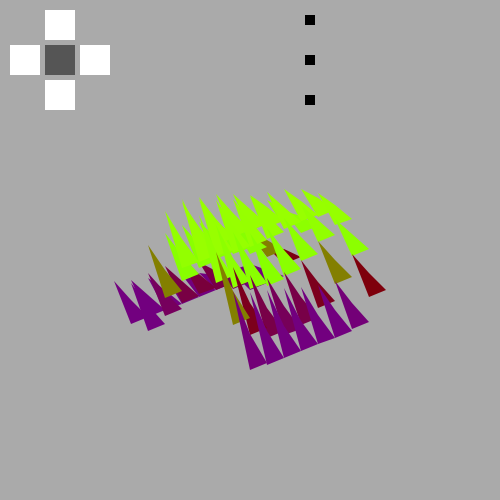
Frame 1 (no input)
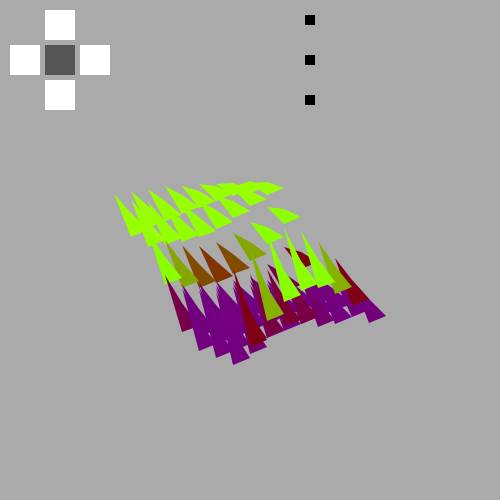
Frame 60 (the mouse pressed at the canvas centre just before this capture)
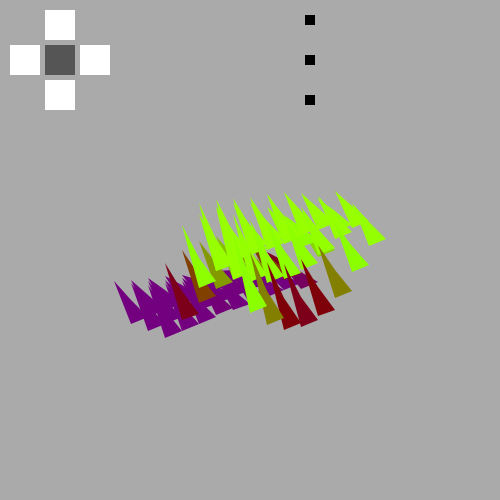
Frame 120 (the mouse held since frame 60 and released just before this capture)

The Processing sketch that drew these frames (run headless with seeded random() and noise(); from frame 60 on, the mouse is pressed at the canvas centre):

// Processing sketch: processing_44944
// ── processing_44944.pde


float a;

HScrollbar gridSizeSc, gridWaveSize, boxSizeSc;

Button top, left, center, right, bottom;
 

void setup()
{
  // menu
  size(500,500);
 
  colorMode(RGB, 6);
  
  stroke(8);
  
  frameRate(50);
  //Scrollbar
  //Number of blocks in grid
  gridSizeSc = new HScrollbar(120, 20, width-(120)-10, 10, 3*5+1);
  //Amplitude of wave
  gridWaveSize = new HScrollbar(120, 60, width-(120)-10, 10, 3*5+1);
  //Box height
  boxSizeSc =  new HScrollbar(120, 100, width-(120)-10, 10, 3*5+1);
  //Button for center of wave location
  top = new Button(45, 10, false);
  left = new Button(10, 45, false);
  center = new Button(45, 45, true);
  right = new Button(80, 45, false);
  bottom = new Button(45, 80, false);
}



void draw()
{
  //GRIDSIZE
  //determine number of boxes in grid by using gridSizeSc's ratio
  int gridSize = 1+(int) ((gridSizeSc.getRatio())*15); //number of blocks wide and deep
 
  //WAVESIZE
  //determines the size of the wave surrounding starting point
  float waveSize = (float) ((gridWaveSize.getRatio()*1.50));
 
  //BOXSIZE
  //determines max height of waves
  float boxSize = (float) ((boxSizeSc.getRatio()*5));
 
  //buttonStopper, only allows one button to be pressed at a time
  buttonStopper(top, left, center, right, bottom);
 
  /*
  a is decreased by 0.08. It represents the amount of radians the height of our boxes changes, and their speed.
   If we did nothing to a, then none of our shapes will move, so a is a key component in our formulas.
   */
  a -= 0.15;
  /* Screen is cleared and background is set to 6 (white). */
  background(4);
  /*
  These are our loops.
   We loop through gridSize rows for the x axis, and within each row, we loop through gridSize collumns for the z axis
   (x,z) is the ground, while y is verticle)
   */
  for (int x = 0; x < gridSize; x++) {
    for (int z = 0; z < gridSize; z++) {
      /*
    The y variable is set to determine the height of the box.
       We use formula radius * cos(angle) to determine this.
       Since cosine, when graphed, creates a wave, we can use this to have the boxes transition from small to big smoothly.
        
       The radius pretty much stands for our range. cosine alone will return values between -1 and 1, so we multiply this by
       24 to increase this value. The formula will return something in between -24 and 24.
        
       The angle is in radians. An entire loop (circle) is 2pi radians, or roughly 6.283185.
       Distance is used to create the circular effect. It makes the boxes of the same radius around the center similar.
       The distance ranges from 0 to gridSize, so 0.55 * distance will be between 0 and 3.85. This will make the highest and lowest
       box a little more than half a loop's difference. a is added on, (subtracted if you want to be technical, since a is negative), to
       provide some sort of change for each frame. If we don't include '+ a' in the algorithm, the boxes would be still.
       */
      //center button
      int y = int(24*boxSize * cos(waveSize * distance(x - (int)gridSize/2, z - (int)gridSize/2,8,0) + a));
      //top button
      if(top.clicked){
        y = int(24*boxSize * cos(waveSize * distance(x, z, 8, 0) + a));
      }
      //left button
      else if(left.clicked){
        y = int(24*boxSize * cos(waveSize * distance(x, z - gridSize, 0, 7) + a));
      }
      //right button
      else if(right.clicked){
        y = int(24*boxSize * cos(waveSize * distance(x - gridSize, z, 5, 0) + a));
      }
      //bottom button
      else if(bottom.clicked){
        y = int(24*boxSize * cos(waveSize * distance(x - gridSize, z - gridSize, 0, 5) + a));
      }
      //stops the top of the box falling through the bottom
      if(y<-30)
        y=-30;
      /*
    These are 2 coordinate variations for each quadrilateral.
       Since they can be found in 4 different quadrants (+ and - for x, and + and - for z),
       we'll only need 2 coordinates for each quadrilateral (but we'll need to pair them up differently
       for this to work fully).
        
       Multiplying the x and z variables by 17 will space them 17 pixels apart.
       The 8.5 will determine half the width of the box ()
       8.5 is used because it is half of 17. Since 8.5 is added one way, and 8.5 is subtracted the other way, the total
       width of each box is 17. This will eliminate any sort of spacing in between each box.
        
       If you enable noStroke(), then the whole thing will appear as one 3d shape. Try it.
       */
      float xm = x*17 -8.5;
      float xt = x*17 +8.5;
      float zm = z*17 -8.5;
      float zt = z*17 +8.5;
 
      /* We use an integer to define the width and height of the window. This is used to save resources on further calculating */
      int halfw = (int)width/2;
      //raises as gridSize increases, to keep centered
      //lowers as boxSize increases, to keep the scrollbars from overlapping
      //Note that boxSize was not used, the data from scrollbar was used to keep the movement smooth
      int halfh = (int)3*height/5-gridSize*10+(int)(boxSizeSc.getRatio()*40);
 
      /*
    Here is where all the isometric calculating is done.
       We take our 4 coordinates for each quadrilateral, and find their (x,y) coordinates using an isometric formula.
       You'll probably find a similar formula used in some of my other isometric animations. However, I normally use
       these in a function. To avoid using repetitive calculation (for each coordinate of each quadrilateral, which
       would be 3 quads * 4 coords * 3 dimensions = 36 calculations).
        
       Formerly, the isometric formula was ((x - z) * cos(radians(30)) + width/2, (x + z) * sin(radians(30)) - y + height/2).
       however, the cosine and sine are constant, so they could be precalculated. Cosine of 30 degrees returns roughly 0.866, which can round to 1,
       Leaving it out would have little artifacts (unless placed side-by-side to accurate versions, where everything would appear wider in this version)
       Sine of 30 returns 0.5.
        
       We left out subtracting the y value, since this changes for each quadrilateral coordinate. (-40 for the base, and our y variable)
       These are later subtracted in the actual quad().
       */
      int isox1 = int(xm - zm + halfw);
      int isoy1 = int((xm + zm) * 0.3 + halfh);
      int isox2 = int(xm - zt + halfw);
      int isoy2 = int((xm + zt) * 0.1 + halfh);
      int isox3 = int(xt - zt + halfw);
      int isoy3 = int((xt + zt) * 0.4 + halfh);
      int isox4 = int(xt - zm + halfw);
      int isoy4 = int((xt + zm) * 0.4 + halfh);
 
      /* The side quads. 2 and 4 is used for the coloring of each of these quads */
      fill (7);
      quad(isox2, isoy2-y, isox3, isoy3-y, isox3, isoy3+40, isox2, isoy2+40);
      fill (8);
      quad(isox3, isoy3-y, isox4, isoy4-y, isox4, isoy4+40, isox3, isoy3+40);
 
      /*
    The top quadrilateral.
       y, which ranges between -24 and 24, multiplied by 0.05 ranges between -1.2 and 1.2
       We add 4 to get the values up to between 2.8 and 5.2.
       This is a very fair shade of grays, since it doesn't become one extreme or the other.
       */
      fill(3 + y * 0.010, y*.3, -y*.1);
      quad(isox1, isoy1-y, isox2, isoy2-y, isox3, isoy3-y, isox4, isoy4-y);
    }
  }
  //scrollbar update
  gridSizeSc.update();
  gridWaveSize.update();
  boxSizeSc.update();
  gridSizeSc.display();
  gridWaveSize.display();
  boxSizeSc.display();
  // button update
  top.update();
  left.update();
  center.update();
  right.update();
  bottom.update();
  top.displayButton();
  left.displayButton();
  center.displayButton();
  right.displayButton();
  bottom.displayButton();
}
/* The distance formula */
float distance(float x,float y,float cx,float cy) {
  return sqrt(sq(cx - x) + sq(cy - y));
}
 
//My simple button code
class Button
{
  boolean over;
  boolean clicked;
  int xpos;
  int ypos;
  int xSize=30;
  int ySize=30;
 
  Button(int x, int y, boolean pressed)
  {
    xpos=x;
    ypos=y;
    clicked=pressed;
  }
 
  void update() {
    if(mousePressed && over()) {
      clicked = true;
    }
  }
 
  boolean over() {
    if(mouseX > xpos && mouseX < xpos+xSize &&
      mouseY > ypos && mouseY < ypos+ySize) {
      return true;
    }
    else {
      return false;
    }
  }
 
  void displayButton() {
    if(over()) {
      fill(8, 3, 0);
    }
    else if(clicked){
      fill(2,2,2);
    }
    else {
      fill(6, 6, 6);
    }
    rect(xpos, ypos, xSize, ySize);
  }
 
  void click(){
    clicked=true;
  }
 
  void unclick(){
    clicked=false;
  }
}
 
//button stopper. Keeps multiple buttons from being clicked
void buttonStopper(Button one, Button two, Button three, Button four, Button five){
  if(one.over() && mousePressed){
    two.unclick();
    three.unclick();
    four.unclick();
    five.unclick();
  }
  else if(two.over() && mousePressed){
    one.unclick();
    three.unclick();
    four.unclick();
    five.unclick();
  }
  else if(three.over() && mousePressed){
    one.unclick();
    two.unclick();
    four.unclick();
    five.unclick();
  }
  else if(four.over() && mousePressed){
    one.unclick();
    two.unclick();
    three.unclick();
    five.unclick();
  }
  else if(five.over() && mousePressed){
    one.unclick();
    two.unclick();
    three.unclick();
    four.unclick();
  }
}
 
//scollBar class for grid size/number of blocks in grid
class HScrollbar
{
  int swidth, sheight;    // width and height of bar
  int xpos, ypos;         // x and y position of bar
  float spos, newspos;    // x position of slider
  int sposMin, sposMax;   // max and min values of slider
  int loose;              // how loose/heavy
  boolean over;           // is the mouse over the slider?
  boolean locked;
  float ratio;
 
  HScrollbar (int xp, int yp, int sw, int sh, int l) {
    swidth = sw;
    sheight = sh;
    int widthtoheight = sw - sh;
    ratio = (float)sw / (float)widthtoheight;
    xpos = xp;
    ypos = yp-sheight/2;
    spos = xpos + swidth/2;
    newspos = spos;
    sposMin = xpos;
    sposMax = xpos + swidth - sheight;
    loose = 2;
  }
 
  void update() {
    if(over()) {
      over = true;
    }
    else {
      over = false;
    }
    if(mousePressed && over) {
      locked = true;
    }
    if(!mousePressed) {
      locked = false;
    }
    if(locked) {
      newspos = constrain(mouseX, sposMin, sposMax);
    }
    if(abs(newspos - spos) > 1) {
      spos = spos + (newspos-spos)/loose;
    }
  }
 
  int constrain(int val, int minv, int maxv) {
    return min(max(val, minv), maxv);
  }
 
  boolean over() {
    if(mouseX > xpos && mouseX < xpos+swidth &&
      mouseY > ypos && mouseY < ypos+sheight) {
      return true;
    }
    else {
      return false;
    }
  }
 
  void display() {
    line(xpos, ypos+5, swidth+xpos,ypos+5);
    if(over || locked) {
      fill(6, 5, 0);
    }
    else {
      fill(0, 0, 0);
    }
    rect(spos, ypos, sheight, sheight);
  }
 
  float getPos() {
    // Convert spos to be values between
    // 0 and the total width of the scrollbar
    return spos * ratio;
  }
 
  float getRatio(){
    // Determine the range the bar is from the left.
    //Far left being 0 and far right being 1
    return (spos-120)/swidth;
  }
}   
